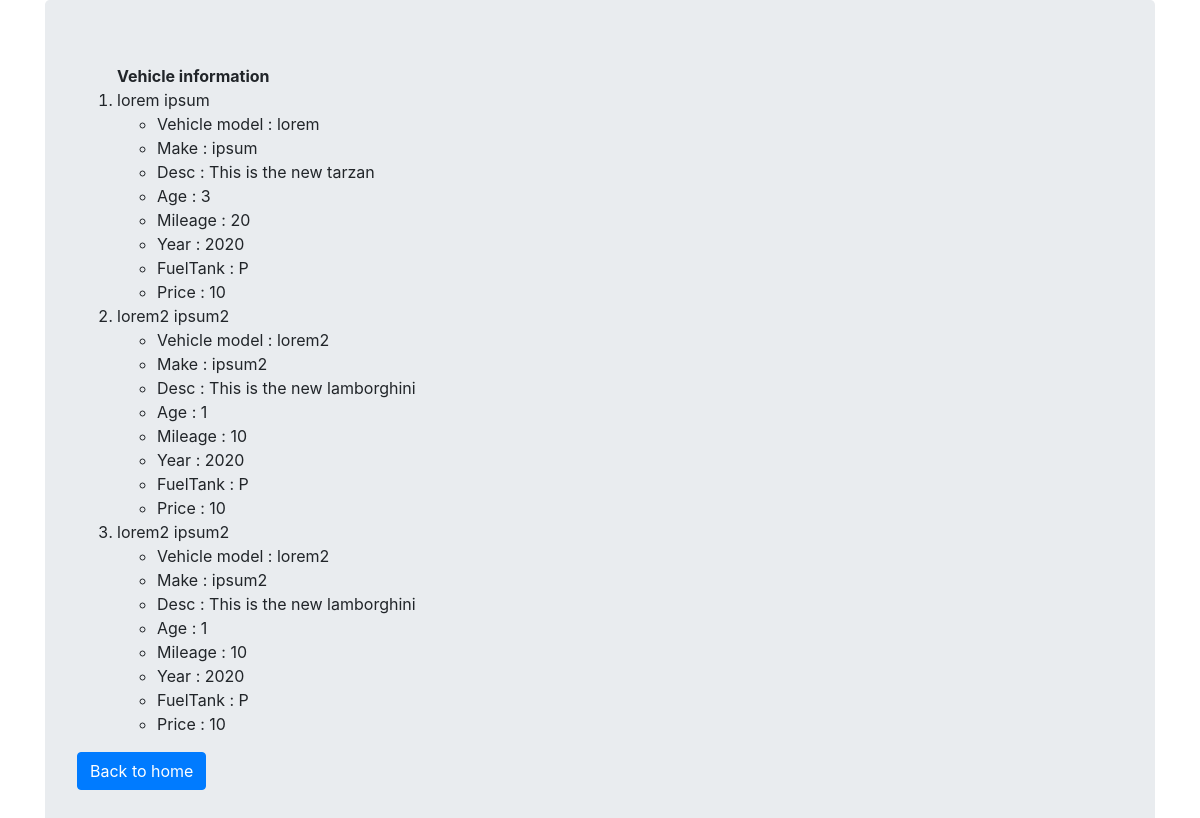
/vehicle_list, run on the app's committed database.
### SellerUI/models.py (models this page shows, shortened)
class Vehicle(models.Model):
    fueltanktypes = [
        ('P','Petrol'),
        ('D','Diesel'),
        ('C','CNG')
    ]
    Vmodel = models.CharField(max_length = 50)
    make = models.CharField(max_length = 20)
    desc = models.TextField()
    age = models.IntegerField()
    mileage = models.IntegerField()
    year = models.IntegerField()
    fueltank = models.CharField(max_length = 1, choices = fueltanktypes, default = 'P')
    price = models.IntegerField(blank = True,default= 0)

### SellerUI/views.py (the view)
# urls.py: path('vehicle_list',views.vehicle_list),
def vehicle_list(request):
    listr = Vehicle.objects.order_by('Vmodel')
    data_dictionary = {'data_dict' : listr}
    return render(request,'vehicle_list.html',context=data_dictionary)

### templates/vehicle_list.html (shortened to what this page needs)
<!DOCTYPE html>
{% load static %}
<html lang="en">
<head>
    <link rel="stylesheet" href="https://stackpath.bootstrapcdn.com/bootstrap/4.4.1/css/bootstrap.min.css">
</head>
<body>
    <div class='container'>
        <div class='jumbotron'>
        {% if data_dict %}
            <ol>
            <b>Vehicle information</b>
            <br>
            {% for e in data_dict %}
            <li>{{e.Vmodel}} {{e.make}}</li>
                <ul type='circle '>
                    <li>Vehicle model : {{e.Vmodel}}</li>
                    <li>Make : {{e.make}}</li>
                    <li>Desc : {{e.desc}}</li>
                    <li>Age : {{e.age}}</li>
                    <li>Mileage : {{e.mileage}}</li>
                    <li>Year : {{e.year}}</li>
                    <li>FuelTank : {{e.fueltank}}</li>
                    <li>Price : {{e.price}}</li>
                </ul>
            {% endfor %}
            </ol>
        {% else %}
        <p>NO DATA AVAILABLE</p>
        {% endif %}
        <a class="btn btn-primary" href="/">Back to home</a>
        </div>
    </div>
</body>
</html>

### data on the page
Vehicle: Vmodel "lorem", make "ipsum", desc "This is the new tarzan", age "3", mileage "20", year "2020", fueltank "P", price "10"
Vehicle: Vmodel "lorem2", make "ipsum2", desc "This is the new lamborghini", age "1", mileage "10", year "2020", fueltank "P", price "10"
Vehicle: Vmodel "lorem2", make "ipsum2", desc "This is the new lamborghini", age "1", mileage "10", year "2020", fueltank "P", price "10"
